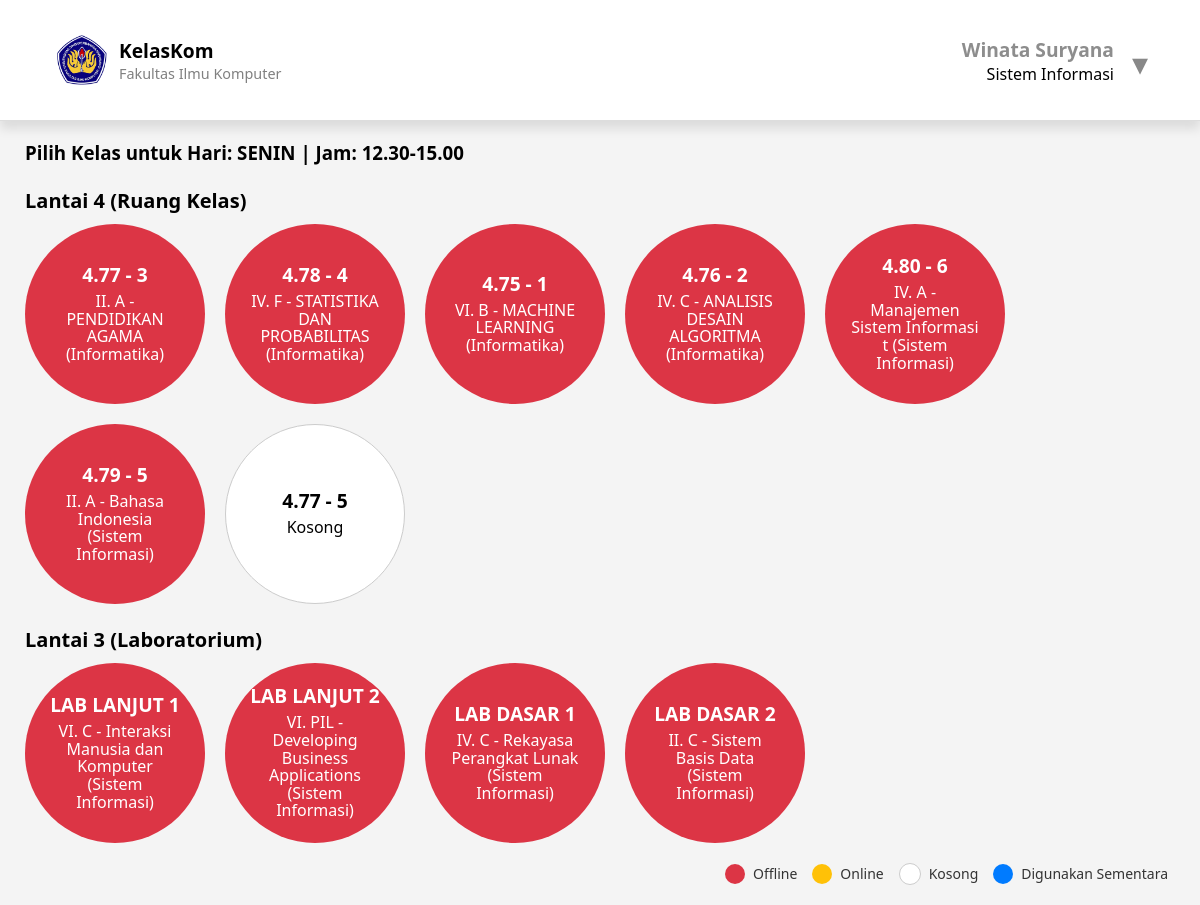
Screenshot of /KelasKom/PHP/PilihKelas.php?hari=SENIN&jam=12.30-15.00 (signed in) with the database file from the repository.
### tables this page shows
CREATE TABLE `dosmhs` (
  `id_dosmhs` int(11) NOT NULL,
  `username` varchar(50) NOT NULL,
  `prodi` varchar(50) NOT NULL,
  `password` varchar(100) NOT NULL
);

CREATE TABLE `jadwal_matkul` (
  `id` int(11) NOT NULL,
  `hari` varchar(20) NOT NULL,
  `jam` varchar(20) NOT NULL,
  `kode_matkul` varchar(20) NOT NULL,
  `mata_kuliah` varchar(100) NOT NULL,
  `sks` int(1) NOT NULL,
  `dosen` varchar(100) NOT NULL,
  `kelas` varchar(20) NOT NULL,
  `ruangan` varchar(20) NOT NULL,
  `prodi` varchar(20) NOT NULL
);

### KelasKom/PHP/PilihKelas.php (the view, shortened to what this page needs)
<?php
include 'DbKelasKom.php';
$userType = '';
$userIdentifier = '';
if (isset($_SESSION['username'])) {
    $username = mysqli_real_escape_string($conn, $_SESSION['username']);
    $query_admin = mysqli_query($conn, "SELECT username FROM admin WHERE username = '$username'");
    if (mysqli_num_rows($query_admin) > 0) {
        $userType = 'Admin';
        $userIdentifier = $username;
    } else {
        $query_dosmhs = mysqli_query($conn, "SELECT username, prodi FROM dosmhs WHERE username = '$username'");
        if ($data = mysqli_fetch_assoc($query_dosmhs)) {
            $prodi = $data['prodi'];
            $query_dosen = mysqli_query($conn, "SELECT dosen FROM jadwal_matkul WHERE dosen = '$username'");
            if (mysqli_num_rows($query_dosen) > 0) {
                $userType = 'Dosen';
                $userIdentifier = $username;
            } else {
                $userType = ($prodi === 'Sistem Informasi' ? 'Sistem Informasi' : 'Informatika');
                $userIdentifier = $data['username'];
            }
        }
    }
}
$hari = isset($_GET['hari']) ? mysqli_real_escape_string($conn, urldecode($_GET['hari'])) : '';
$jam = isset($_GET['jam']) ? mysqli_real_escape_string($conn, urldecode($_GET['jam'])) : '';
$query_terisi = mysqli_query($conn, "SELECT ruangan, mata_kuliah, kelas, prodi FROM jadwal_matkul WHERE hari = '$hari' AND jam = '$jam'");
function tampilkan_ruangan($ruangan_semua, $isi_kelas, $room_status, $temp_changes, $filter_callback, $hapus_prefix = '') {
    global $hari, $jam, $userType, $userIdentifier;
    $current_time = time();
    foreach (array_unique($ruangan_semua) as $ruangan) {
        if (!$filter_callback($ruangan)) continue;
        $info = 'Kosong';
        $link = '';
        $class = 'kosong';
        $extra_info = '';
        if (isset($temp_changes[$ruangan])) {
            $status = 'temporary';
            $class = 'temporary';
            $info = $temp_changes[$ruangan]['kelas'] . ' - ' . $temp_changes[$ruangan]['mata_kuliah'] . ' (' . $temp_changes[$ruangan]['prodi'] . ')';
            $extra_info = '<span class="used-by">Digunakan sementara oleh ' . htmlspecialchars($temp_changes[$ruangan]['kelas']) . '</span>';
            if ($userType === 'Admin' || $userType === 'PJ Kelas') {
                $link = 'FormPerubahanJadwal.php?hari=' . urlencode($hari) . '&jam=' . urlencode($jam) . '&ruangan=' . urlencode($ruangan) . '&status=temporary';
            }
        } elseif (isset($isi_kelas[$ruangan])) {
            $status = isset($room_status[$ruangan]) && $room_status[$ruangan]['status'] === 'online' && (!isset($room_status[$ruangan]['timer_end']) || $room_status[$ruangan]['timer_end'] > $current_time) ? 'online' : 'offline';
            $class = $status;
            $info = $isi_kelas[$ruangan]['kelas'] . ' - ' . $isi_kelas[$ruangan]['mata_kuliah'] . ' (' . $isi_kelas[$ruangan]['prodi'] . ')';
        } else {
            if ($userType === 'Admin' || $userType === 'PJ Kelas') {
                $link = 'FormPerubahanJadwal.php?hari=' . urlencode($hari) . '&jam=' . urlencode($jam) . '&ruangan=' . urlencode($ruangan) . '&status=kosong';
            }
        }
        $ruangan_display = $hapus_prefix ? trim(preg_replace('/^' . preg_quote($hapus_prefix, '/') . '/i', '', $ruangan)) : $ruangan;
        if ($link && ($userType === 'Admin' || $userType === 'PJ Kelas')) {
            echo '<a href="' . $link . '">
                    <div class="kelas ' . $class . '">
                        <div class="judul-ruangan">' . htmlspecialchars($ruangan_display) . '</div>
                        <span>' . htmlspecialchars($info) . '</span>
                        ' . $extra_info . '
                    </div>
                  </a>';
        } else {
            echo '<div class="kelas ' . $class . '">
                    <div class="judul-ruangan">' . htmlspecialchars($ruangan_display) . '</div>
                    <span>' . htmlspecialchars($info) . '</span>
                    ' . $extra_info . '
                  </div>';
        }
    }
}
?>
<!DOCTYPE html>
<html lang="id">
<head>
  <link rel="stylesheet" href="../CSS/PilihKelas.css">
</head>
<body>
  <header>
    <div class="logo-section">
      <img src="../PIC/logo.png" alt="Logo Fasilkom" />
      <div class="logo-text">
        <span>KelasKom</span>
        <span>Fakultas Ilmu Komputer</span>
      </div>
    </div>
    <div class="user-dropdown">
      <div class="user-label">
        <div class="user-label-content">
          <div class="user-info">
            <strong><?php echo htmlspecialchars($userIdentifier); ?></strong><br />
            <?php echo htmlspecialchars($userType); ?>
          </div>
          <label for="toggle-dropdown" class="arrow">▾</label>
        </div>
      </div>
    </div>
  </header>
  <main>
    <h3>Pilih Kelas untuk Hari: <?= htmlspecialchars($hari) ?> | Jam: <?= htmlspecialchars($jam) ?></h3>
    <div class="lantai">Lantai 4 (Ruang Kelas)</div>
    <div class="kelas-grid">
    </div>
    <div class="lantai">Lantai 3 (Laboratorium)</div>
    <div class="kelas-grid">
    </div>
  </main>
  <div class="color-mean">
    <span class="legend-item offline">Offline</span>
    <span class="legend-item online">Online</span>
    <span class="legend-item kosong">Kosong</span>
    <span class="legend-item temporary">Digunakan Sementara</span>
  </div>
</body>
</html>

### KelasKom/CSS/PilihKelas.css (style rules this page uses)
* { box-sizing: border-box; text-decoration: none; }
body { margin: 0; font-family: 'Segoe UI', sans-serif; background: #f4f4f4; }
header { display: flex; justify-content: space-between; align-items: center; padding: 35px 32px; background-color: white; border-bottom: 1px solid #ddd; background-color: white; box-shadow: 0 8px 10px rgba(0, 0, 0, 0.1); }
.logo-section { display: flex; align-items: center; padding-left: 25px; }
.logo-section img { width: 50px; height: 50px; margin-right: 12px; }
.logo-text { display: flex; flex-direction: column; }
.logo-text span:first-child { font-weight: bold; font-size: 1.2em; }
.logo-text span:last-child { font-size: 0.9em; color: gray; }
.user-info { text-align: right; margin-right: 32px; }
.user-info strong { font-size: 1.2em; color: #8d8d8d; }
.user-dropdown { position: relative; display: inline-block; }
.user-label { cursor: pointer; display: inline-block; text-align: right; }
.user-label-content { display: flex; align-items: center; gap: 6px; }
.arrow { margin-left: -20px; margin-right: 20px; font-size: 2.0em; color: #888; position: relative; top: 2px; cursor: pointer; transition: color 0.2s ease; }
h3 { margin-left: 25px; }
.lantai { font-weight: bold; font-size: 20px; margin: 22px 25px 10px; }
.kelas-grid { display: flex; flex-wrap: wrap; gap: 20px; justify-content: flex-start; margin-left: 25px; }
.kelas { width: 180px; height: 180px; border-radius: 50%; text-align: center; padding: 8px; font-weight: bold; line-height: 1.1; display: flex; flex-direction: column; justify-content: center; align-items: center; cursor: pointer; transition: box-shadow 0.3s, transform 0.3s; }
.judul-ruangan { font-weight: bold; font-size: 1.2em; }
.kelas span { font-weight: normal; font-size: 16px; margin-top: 8px; padding: 0 10px; text-align: center; word-wrap: break-word; overflow-wrap: break-word; display: block; max-width: 150px; }
.kelas.kosong { background-color: white; color: black; border: 1px solid #ccc; }
.kelas.offline { background-color: #dc3545; color: white; }
.color-mean { display: flex; justify-content: flex-end; gap: 15px; margin: 20px 32px; flex-wrap: wrap; }
.legend-item { display: flex; align-items: center; font-size: 14px; color: #333; }
.legend-item::before { content: ''; display: inline-block; width: 20px; height: 20px; border-radius: 50%; margin-right: 8px; }
.legend-item.offline::before { background-color: #dc3545; }
.legend-item.online::before { background-color: #ffc107; }
.legend-item.kosong::before { background-color: #ffffff; border: 1px solid #ccc; }
.legend-item.temporary::before { background-color: #007bff; }

### rows the page displays
dosmhs: username "Winata Suryana", prodi "Sistem Informasi"
jadwal_matkul: info "II. A - PENDIDIKAN AGAMA (Informatika)"
jadwal_matkul: info "IV. F - STATISTIKA DAN PROBABILITAS (Informatika)"
jadwal_matkul: info "VI. B - MACHINE LEARNING (Informatika)"
jadwal_matkul: info "IV. C - ANALISIS DESAIN ALGORITMA (Informatika)"
jadwal_matkul: info "IV. A - Manajemen Sistem Informasi t (Sistem Informasi)"
jadwal_matkul: info "II. A - Bahasa Indonesia (Sistem Informasi)"
jadwal_matkul: info "VI. C - Interaksi Manusia dan Komputer (Sistem Informasi)"
jadwal_matkul: info "VI. PIL - Developing Business Applications (Sistem Informasi)"
jadwal_matkul: info "IV. C - Rekayasa Perangkat Lunak (Sistem Informasi)"
jadwal_matkul: info "II. C - Sistem Basis Data (Sistem Informasi)"

### other values shown
$hari "SENIN"
$jam "12.30-15.00"
$ruangan_display "4.77 - 3"
$ruangan_display "4.78 - 4"
$ruangan_display "4.75 - 1"
$ruangan_display "4.76 - 2"
$ruangan_display "4.80 - 6"
$ruangan_display "4.79 - 5"
$ruangan_display "4.77 - 5"
$info "Kosong"
$ruangan_display "LAB LANJUT 1"
$ruangan_display "LAB LANJUT 2"
$ruangan_display "LAB DASAR 1"
$ruangan_display "LAB DASAR 2"
